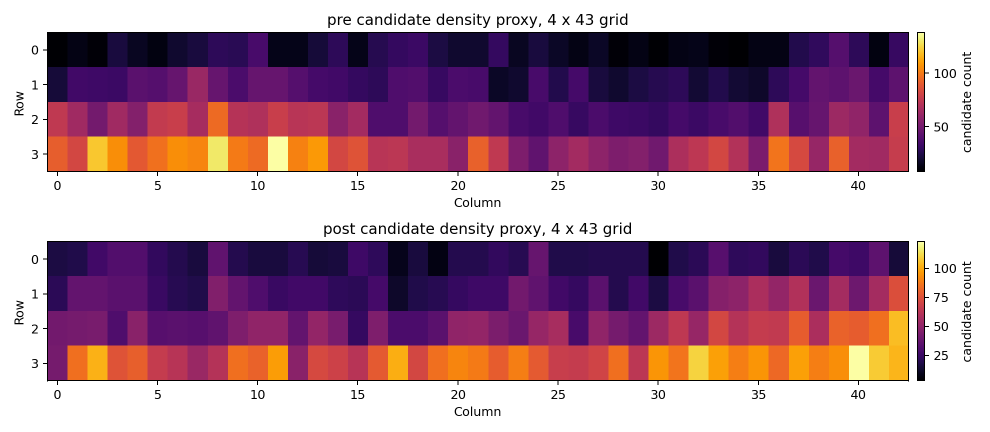
#> input picture outputs/experiments/icpa_paper_metrics/figures/plot_grid_candidate_heatmaps.png, 1980 x 864 px (shown at 1/2 size)
$ python generate_architecture_diagram.py
#> lines starting #> are read from the running program, lines starting #| are printed output that depends on the picture
#!/usr/bin/env python3
"""Generate a crisp CVPR/NeurIPS-style architecture figure for the ICPA paper."""

from __future__ import annotations

from pathlib import Path

import matplotlib
matplotlib.use("Agg")
import matplotlib.pyplot as plt
from matplotlib.patches import FancyArrowPatch, FancyBboxPatch, Rectangle, Circle
from matplotlib.offsetbox import AnnotationBbox, OffsetImage
from PIL import Image, ImageEnhance, ImageOps


REPO = Path(__file__).resolve().parents[1]
OUT = REPO / "paper" / "figures"
OUT.mkdir(parents=True, exist_ok=True)

COLORS = {
    "ink": "#15181d",
    "muted": "#5c6470",
    "line": "#2c3440",
    "data": "#f0f7f1",
    "detect": "#fff4cf",
    "mask": "#f1e7ff",
    "geo": "#e9f2ff",
    "trait": "#e7fbf6",
    "eval": "#fff0f0",
    "llm": "#f3f5ff",
    "warn": "#c65f3a",
}


def im(path: Path, size: tuple[int, int], contrast: float = 1.04) -> Image.Image:
    if not path.exists():
        return Image.new("RGB", size, "#f3f4f6")
    img = Image.open(path).convert("RGB")
    img = ImageOps.fit(img, size, Image.Resampling.LANCZOS)
    img = ImageEnhance.Contrast(img).enhance(contrast)
    img = ImageEnhance.Sharpness(img).enhance(1.12)
    return img


def place_img(ax, path: Path, xy: tuple[float, float], size=(240, 170), zoom=0.22, ec="#cfd5dd") -> None:
    artist = OffsetImage(im(path, size), zoom=zoom)
    ab = AnnotationBbox(artist, xy, frameon=True, bboxprops={"edgecolor": ec, "linewidth": 0.85, "facecolor": "white"})
    ax.add_artist(ab)


def panel(ax, xy, wh, title: str, color: str, subtitle: str | None = None, title_size: float = 9.6) -> None:
    x, y = xy
    w, h = wh
    ax.add_patch(
        FancyBboxPatch(
            (x, y),
            w,
            h,
            boxstyle="round,pad=0.010,rounding_size=0.014",
            fc=color,
            ec=COLORS["line"],
            lw=1.25,
            zorder=1,
        )
    )
    ax.text(x + 0.014, y + h - 0.030, title, fontsize=title_size, weight="bold", va="top", color=COLORS["ink"], zorder=5, linespacing=1.0)
    if subtitle:
        ax.text(x + 0.014, y + 0.024, subtitle, fontsize=7.1, va="bottom", color=COLORS["muted"], zorder=5)


def arrow(ax, a, b, label: str | None = None, dashed: bool = False) -> None:
    ax.add_patch(
        FancyArrowPatch(
            a,
            b,
            arrowstyle="-|>",
            mutation_scale=13,
            lw=1.35,
            color=COLORS["line"],
            linestyle="--" if dashed else "-",
            zorder=10,
        )
    )
    if label:
        mx, my = (a[0] + b[0]) / 2, (a[1] + b[1]) / 2
        ax.text(mx, my + 0.025, label, fontsize=7.6, ha="center", color=COLORS["muted"])


def step(ax, x: float, y: float, n: int, text: str) -> None:
    ax.add_patch(Circle((x, y), 0.014, fc=COLORS["ink"], ec="white", lw=0.8, zorder=20))
    ax.text(x, y - 0.001, str(n), fontsize=7.8, color="white", weight="bold", ha="center", va="center", zorder=21)
    ax.text(x + 0.019, y, text, fontsize=8.1, color=COLORS["ink"], va="center")


def mask_icon(ax, x: float, y: float, w: float, h: float) -> None:
    ax.add_patch(Rectangle((x, y), w, h, fc="#272727", ec="#111111", lw=0.75, zorder=3))
    blobs = [(0.18, 0.55, 0.18, 0.16), (0.42, 0.65, 0.22, 0.18), (0.68, 0.50, 0.20, 0.17), (0.36, 0.30, 0.16, 0.15)]
    for bx, by, bw, bh in blobs:
        ax.add_patch(FancyBboxPatch((x + bx * w, y + by * h), bw * w, bh * h, boxstyle="round,pad=0.004,rounding_size=0.016", fc="#f7fbff", ec="#c7cdd4", lw=0.45, zorder=4))
    ax.plot([x + 0.31 * w, x + 0.31 * w], [y + 0.25 * h, y + 0.50 * h], color="white", lw=0.7, zorder=5)
    ax.plot([x + 0.29 * w, x + 0.33 * w], [y + 0.25 * h, y + 0.25 * h], color="white", lw=0.7, zorder=5)


def pointcloud_icon(ax, x: float, y: float, w: float, h: float) -> None:
    ax.add_patch(Rectangle((x, y), w, h, fc="#fbfcfd", ec="#cfd5dd", lw=0.75, zorder=3))
    ax.plot([x + 0.12 * w, x + 0.88 * w], [y + 0.28 * h, y + 0.34 * h], color="#8e98a3", lw=0.9, zorder=4)
    pts = [(0.15, 0.38, "#735f45"), (0.28, 0.62, "#f8fbff"), (0.42, 0.55, "#dde9ec"), (0.53, 0.40, "#3b703c"), (0.66, 0.68, "#f8fbff"), (0.80, 0.48, "#b8c7c8"), (0.90, 0.60, "#686159")]
    for px, py, c in pts:
        ax.scatter([x + px * w], [y + py * h], s=24, c=c, edgecolors="#47515c", linewidths=0.35, zorder=6)


def mini_table(ax, x: float, y: float, w: float, h: float) -> None:
    ax.add_patch(Rectangle((x, y), w, h, fc="white", ec="#c8ced6", lw=0.75, zorder=3))
    cols = ["count", "vis.", "diam.", "vol."]
    vals = ["3106", ".64", "211", "16.1"]
    for i, col in enumerate(cols):
        cx = x + (i + 0.5) * w / 4
        ax.text(cx, y + 0.66 * h, col, fontsize=5.8, ha="center", color=COLORS["muted"], zorder=5)
        ax.text(cx, y + 0.34 * h, vals[i], fontsize=7.4, weight="bold", ha="center", color=COLORS["ink"], zorder=5)
        if i:
            ax.plot([x + i * w / 4, x + i * w / 4], [y + 0.16 * h, y + 0.86 * h], color="#d5d9df", lw=0.6, zorder=4)


def metric_strip(ax, x: float, y: float, w: float, h: float) -> None:
    names = ["Detect", "Mask", "3D", "Trait", "LLM"]
    metrics = ["P/R/F1", "IoU", "reproj.", "MAE", "schema"]
    colors = [COLORS["detect"], COLORS["mask"], COLORS["geo"], COLORS["trait"], COLORS["llm"]]
    for i, (name, metric, color) in enumerate(zip(names, metrics, colors)):
        xi = x + i * w / 5
        ax.add_patch(Rectangle((xi, y), w / 5 - 0.004, h, fc=color, ec="#c7ced7", lw=0.7, zorder=2))
        ax.text(xi + w / 10, y + 0.61 * h, name, fontsize=7.3, weight="bold", ha="center", color=COLORS["ink"])
        ax.text(xi + w / 10, y + 0.28 * h, metric, fontsize=7.0, ha="center", color=COLORS["muted"])


def main() -> None:
    fig, ax = plt.subplots(figsize=(11.4, 5.7), dpi=240)
    ax.set_xlim(0, 1)
    ax.set_ylim(0, 1)
    ax.axis("off")

    ax.text(0.018, 0.958, "Mask-Guided 3D Cotton Boll Phenotyping", fontsize=13.5, weight="bold", color=COLORS["ink"])
    ax.text(0.018, 0.920, "A compact pipeline for pre/post-defoliation UAV imagery, proxy 3D review, and measurement-ready trait evaluation.", fontsize=8.9, color=COLORS["muted"])

    # Main panels.
    y, h = 0.545, 0.265
    xs = [0.035, 0.225, 0.405, 0.585, 0.765]
    ws = [0.145, 0.135, 0.135, 0.135, 0.165]
    titles = ["UAV phase pair", "Candidate\nlocalization", "Prompted lint\nmask", "Mask-to-3D\nreview", "Trait record"]
    fills = [COLORS["data"], COLORS["detect"], COLORS["mask"], COLORS["geo"], COLORS["trait"]]
    subtitles = ["pre vs post", "bright lint proposals", "box-prompted extraction", "proxy now; metric later", "per boll + plot cell"]
    for x, w, title, fill, sub in zip(xs, ws, titles, fills, subtitles):
        panel(ax, (x, y), (w, h), title, fill, sub)

    pre = REPO / "outputs/metrics/measurement_ready_bolls/top_crops/0001_pre_DJI_20250929095941_0370_D_cand371.jpg"
    post = REPO / "outputs/metrics/measurement_ready_bolls/top_crops/0002_post_DJI_20250929124623_0166_D_cand333.jpg"
    p25d = REPO / "outputs/figures/uav_orthomap_3d/pre_post_uav_2p5d_orthomap.png"
    grid = REPO / "outputs/experiments/icpa_paper_metrics/figures/plot_grid_candidate_heatmaps.png"
    vol = REPO / "outputs/experiments/icpa_paper_metrics/figures/volume_mutation_proxy.png"

    place_img(ax, pre, (0.078, 0.658), (150, 115), 0.20)
    place_img(ax, post, (0.137, 0.658), (150, 115), 0.20)
    ax.add_patch(Rectangle((0.256, 0.595), 0.060, 0.062, fill=False, ec="#f4d03f", lw=1.1, zorder=5))
    place_img(ax, post, (0.292, 0.640), (150, 115), 0.225)
    ax.text(0.253, 0.706, "ranked crop", fontsize=7.0, color=COLORS["muted"])
    mask_icon(ax, 0.432, 0.625, 0.080, 0.084)
    pointcloud_icon(ax, 0.612, 0.625, 0.088, 0.084)
    mini_table(ax, 0.790, 0.628, 0.108, 0.080)

    for i in range(4):
        arrow(ax, (xs[i] + ws[i] + 0.008, y + 0.145), (xs[i + 1] - 0.010, y + 0.145), label=str(i + 1))

    # Lower evidence row.
    ax.text(0.035, 0.445, "Evidence used in the paper", fontsize=10.5, weight="bold", color=COLORS["ink"])
    ax.plot([0.035, 0.952], [0.429, 0.429], color="#232323", lw=0.85)
    place_img(ax, p25d, (0.170, 0.300), (520, 300), 0.185)
    place_img(ax, grid, (0.430, 0.300), (560, 310), 0.164)
#> in im (call 5), `img = ImageOps.fit(img, size, Image.Resampling.LANCZOS)`:
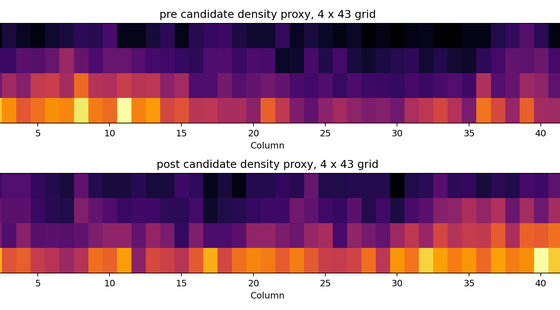
#> img: PIL image 560x310 RGB; mean R, G, B 158, 111.6, 138
    place_img(ax, vol, (0.675, 0.300), (420, 280), 0.150)
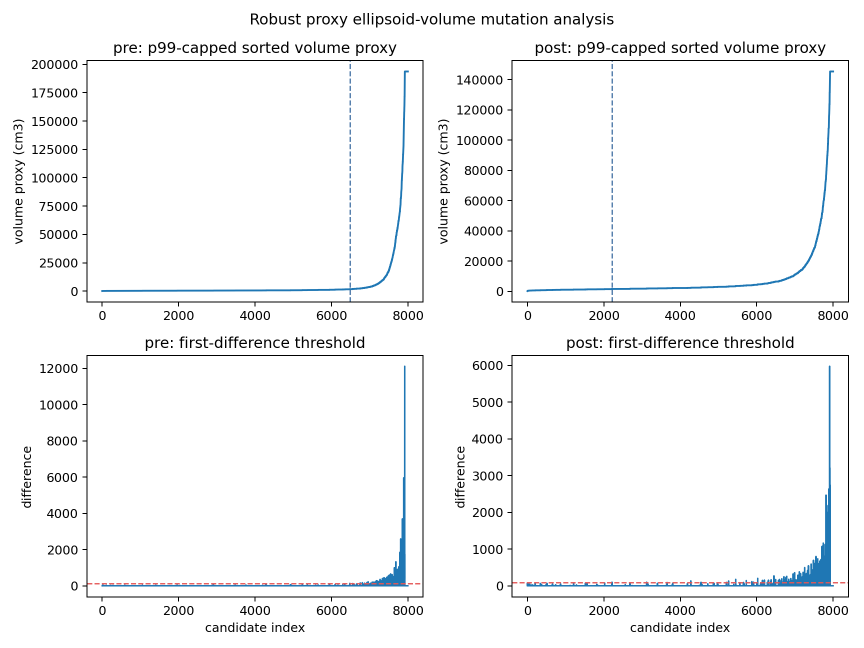
#> input picture outputs/experiments/icpa_paper_metrics/figures/volume_mutation_proxy.png, 1728 x 1296 px (shown at 1/2 size)
#> in im (call 6), `img = ImageOps.fit(img, size, Image.Resampling.LANCZOS)`:
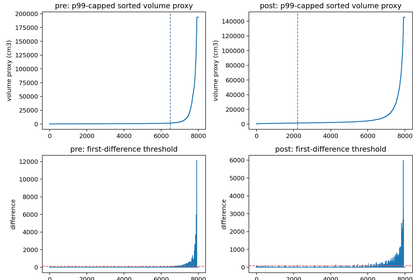
#> img: PIL image 420x280 RGB; mean R, G, B 244.6, 245.5, 246.2
    ax.text(0.170, 0.190, "(a) UAV orthomap to 2.5D review", fontsize=8.0, ha="center", color=COLORS["muted"])
    ax.text(0.430, 0.190, "(b) row/column aggregation", fontsize=8.0, ha="center", color=COLORS["muted"])
    ax.text(0.675, 0.190, "(c) proxy volume mutation", fontsize=8.0, ha="center", color=COLORS["muted"])

    panel(ax, (0.785, 0.238), (0.178, 0.120), "Evaluation", COLORS["eval"], None, title_size=8.8)
    ax.text(0.802, 0.294, "P/R/F1  |  IoU  |  MAE", fontsize=7.0, color=COLORS["ink"], weight="bold", va="center")
    ax.text(0.802, 0.270, "reprojection + completeness", fontsize=6.6, color=COLORS["muted"], va="center")
    ax.text(0.802, 0.248, "schema + expert agreement", fontsize=6.6, color=COLORS["muted"], va="center")
    arrow(ax, (0.740, 0.300), (0.785, 0.304), label="5")

    # Boundary strip.
    ax.add_patch(FancyBboxPatch((0.035, 0.070), 0.920, 0.070, boxstyle="round,pad=0.008,rounding_size=0.010", fc="#fffdf8", ec=COLORS["warn"], lw=0.9, linestyle="--"))
    ax.text(0.052, 0.110, "Claim boundary", fontsize=9.2, weight="bold", color=COLORS["warn"], va="center")
    ax.text(0.178, 0.110, "Current system produces measurement-ready masks and proxy 2.5D review. Calibrated 3D boll metrology requires GSD/GCP/camera pose, multi-view geometry, RGB-D, or physical measurements.", fontsize=6.7, color=COLORS["ink"], va="center")

    # Tiny notation strip.
    step(ax, 0.050, 0.842, 1, "phase")
    step(ax, 0.145, 0.842, 2, "detect")
    step(ax, 0.250, 0.842, 3, "mask")
    step(ax, 0.348, 0.842, 4, "project")
    step(ax, 0.458, 0.842, 5, "evaluate")
    ax.text(0.585, 0.842, "record: {box, mask, visibility, diameter, volume, readiness, plot cell}", fontsize=8.2, color=COLORS["muted"], va="center")

    for ext in ("png", "pdf", "svg"):
        out = OUT / f"icpa_cotton_architecture_overview.{ext}"
        fig.savefig(out, bbox_inches="tight", pad_inches=0.05, facecolor="white")
        print(out)
#> this loop made 3 passes
#> pass 1, in main, `fig.savefig(out, bbox_inches="tight", pad_inches=0.05, facecolor="whit..`:
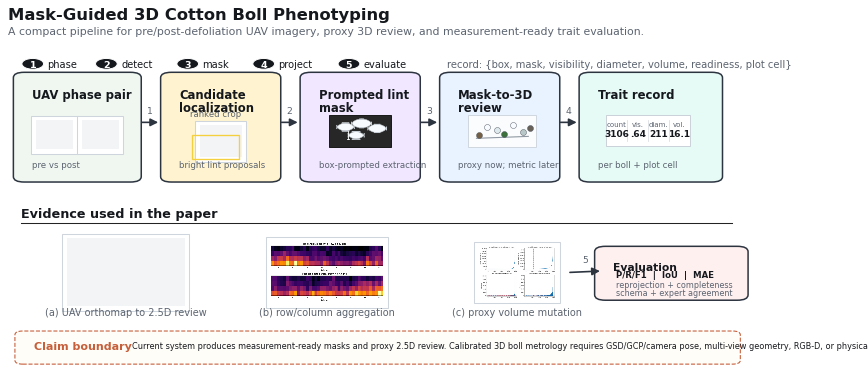
#> figure drawn by matplotlib, 1 panel


if __name__ == "__main__":
    main()
